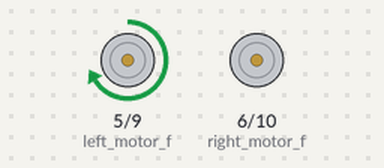
Simulated run of this sketch. Board: Arduino Uno, built with avr-gcc and run on an emulated ATmega328P. Parts: motor-driver pin pairs drawn as motors (green arrow = first pin HIGH = forward, orange = second pin HIGH = backward, longer = more drive).

Above: at 0.5 s.
Timing chart, 0 to 3.0 s (numbered marks = the images above):
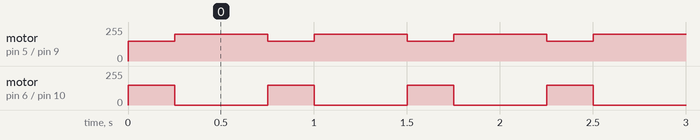

The sketch:

sketch_jan30a.ino
```cpp
// motor
#define left_motor_f 5 //pwm pins
#define left_motor_b 9
#define right_motor_f 6
#define right_motor_b 10
void setup() {
  pinMode(left_motor_f,OUTPUT);
  pinMode(left_motor_b,OUTPUT);
  pinMode(right_motor_f,OUTPUT);
  pinMode(right_motor_b,OUTPUT);
  // put your setup code here, to run once:

}
int i=0;
void loop()
{
  analogWrite(right_motor_f,150);
  analogWrite(left_motor_f,150);
  analogWrite(right_motor_b,0);
  analogWrite(left_motor_b,0);
  delay(250);
  analogWrite(right_motor_f,0);
  analogWrite(left_motor_f,200);
  analogWrite(right_motor_b,0);
  analogWrite(left_motor_b,0);
  delay(500);
}
```

Measured:
- by itself, motor on pin 5 (left_motor_f) / pin 9 (left_motor_b): alternates forward 200/255 for 0.50 s and forward 150/255 for 0.25 s
- by itself, motor on pin 6 (right_motor_f) / pin 10 (right_motor_b): alternates forward 150/255 for 0.25 s and stopped for 0.50 s
